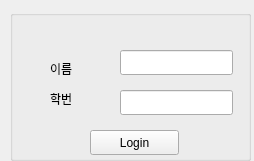
<?xml version="1.0" encoding="UTF-8"?>
<ui version="4.0">
 <class>cauclass</class>
 <widget class="QWidget" name="cauclass">
  <property name="geometry">
   <rect>
    <x>0</x>
    <y>0</y>
    <width>254</width>
    <height>161</height>
   </rect>
  </property>
  <property name="windowTitle">
   <string>Form</string>
  </property>
  <widget class="QGroupBox" name="groupBox">
   <property name="geometry">
    <rect>
     <x>10</x>
     <y>10</y>
     <width>241</width>
     <height>151</height>
    </rect>
   </property>
   <property name="title">
    <string/>
   </property>
   <widget class="QLabel" name="username">
    <property name="geometry">
     <rect>
      <x>40</x>
      <y>50</y>
      <width>41</width>
      <height>17</height>
     </rect>
    </property>
    <property name="text">
     <string>이름</string>
    </property>
   </widget>
   <widget class="QLabel" name="std">
    <property name="geometry">
     <rect>
      <x>40</x>
      <y>80</y>
      <width>41</width>
      <height>17</height>
     </rect>
    </property>
    <property name="text">
     <string>학번</string>
    </property>
   </widget>
   <widget class="QLineEdit" name="txtname">
    <property name="geometry">
     <rect>
      <x>110</x>
      <y>40</y>
      <width>113</width>
      <height>25</height>
     </rect>
    </property>
   </widget>
   <widget class="QLineEdit" name="txtstd">
    <property name="geometry">
     <rect>
      <x>110</x>
      <y>80</y>
      <width>113</width>
      <height>25</height>
     </rect>
    </property>
   </widget>
   <widget class="QPushButton" name="pushButton">
    <property name="geometry">
     <rect>
      <x>80</x>
      <y>120</y>
      <width>89</width>
      <height>25</height>
     </rect>
    </property>
    <property name="text">
     <string>Login</string>
    </property>
   </widget>
  </widget>
 </widget>
 <resources/>
 <connections/>
</ui>
